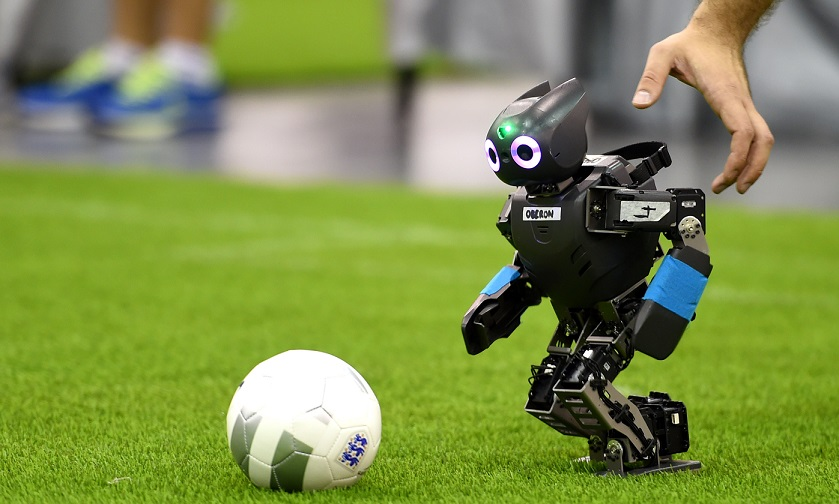
#> input picture robot_football.jpg, 839 x 504 px; its folder holds only this picture in this run
$ python -i gestures_detection_strategy.py   (imports and definitions only)
#> lines starting #> are read from the running program, lines starting #| are printed output that depends on the picture; after the words box and inside, x2 and y2 are one past the last pixel; in counts of white or black regions, pixels touching at a corner belong together
#> further down, picture is the input picture: shape (504, 839, 3); mean B, G, R 75.5, 141.6, 124.8
### app/strategies/face_haar_cascade.py
import cv2 as cv
from cv2 import Mat
import numpy as np

class FaceHaarCasade:
    def __init__(
        self,
        face_path="haarcascade_frontalface_default.xml",
        thinkess=10,
        color=(255, 255, 255),
    ) -> None:
        self.face_path = face_path
        self.face_cascade = cv.CascadeClassifier(cv.data.haarcascades + face_path)
        self.thinkess = thinkess
        self.color = color

    # [11 lines left out: function remove_faces, not called in this run]

### app/strategies/gesture_detector.py
import math

from app.strategies.helper import Colors, HelperCV
import cv2 as cv


class GesturesDetectors:

    def __init__(self) -> None:
        self.cX = 0
        self.cY = 0
        self.center = (0, 0)
        self.diff = (0, 0)
        self.orentation = ("static", "static")
        self.angles = []
        self.endpoint = (0,0)


    # [69 lines left out: functions calculate_fingers, detection_gestuers, not called in this run]

    def caluclate_orentaion(self):
        self.orentation = HelperCV.caluclate_orentaion(self.diff)
        return self.orentation

    # [51 lines left out: functions find_center_of_hand, count_fingers_angels, not called in this run]

### app/strategies/gestures_detection_strategy.py
import cv2 as cv
import numpy as np
import math
from numpy._typing import NDArray
from app.config import config
from .face_haar_cascade import FaceHaarCasade
from app.utils import Colors
from app import utils
from app.strategies.gesture_detector import GesturesDetectors

face_path = ("haarcascade_frontalface_default.xml",)


class GestureDetectionStrategy:
    def __init__(self):
        self.fingers = 0
        self.i = 0
        self.face_cascade = FaceHaarCasade()
        self.gestures_detectors = GesturesDetectors()
        self.disc = cv.getStructuringElement(cv.MORPH_ELLIPSE, (5, 5))
        self.fgbg = cv.createBackgroundSubtractorMOG2(detectShadows=True)

    def _face_removal(self, image, thikness=10):
        image = self.face_cascade.remove_faces(image, thikness)
        return image

    def _hand_hist_mask(self, image, hand_hist):
        hsvt = cv.cvtColor(image, cv.COLOR_BGR2HSV)
        dst = cv.calcBackProject([hsvt], [0, 1], hand_hist, [0, 180, 0, 256], 1)
        cv.filter2D(dst, -1, self.disc, dst)
        _, thresh = cv.threshold(dst, 50, 255, 0)
        # thresh = cv.merge((thresh, thresh, thresh))
        return thresh

    def blur_image_with_hsv(self, frame):
        hsv_image = cv.cvtColor(frame, cv.COLOR_BGR2HSV)
#> hsv_image: shape (504, 839, 3); mean H, S, V 44.8, 126.1, 145.5
        # lower = np.array([0, 48, 80], dtype="uint8")
        # upper = np.array([20, 255, 255], dtype="uint8")
        lower = np.array([0, 58, 50], dtype="uint8")
        upper = np.array([30, 255, 255], dtype="uint8")
        # [5 lines of commented-out code are left out]

        skinMask = cv.inRange(hsv_image, lower, upper)
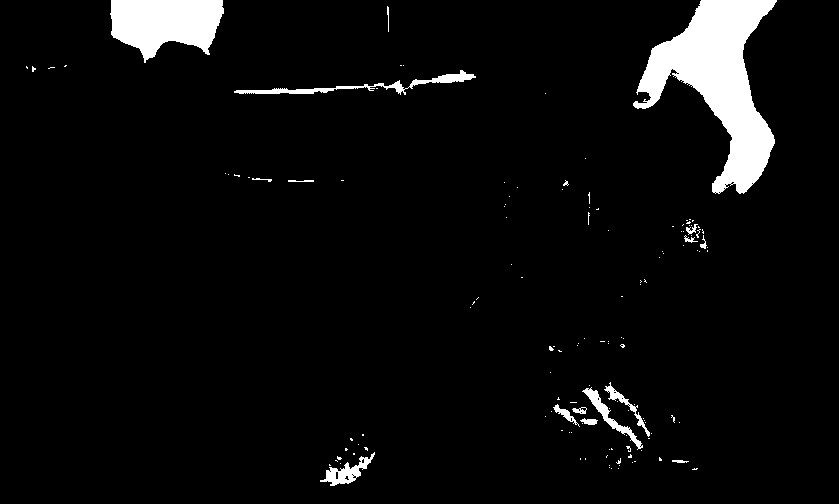
#> skinMask: shape (504, 839); 4.9% white; 136 white regions (120 under 20 px), largest, box (x1, y1, x2, y2) and area: (633, 0, 777, 194) 12134, (110, 0, 224, 63) 5016, (234, 70, 476, 95) 1096
        skinMask = cv.blur(skinMask, (2, 2))
        _, thresh = cv.threshold(skinMask, 100, 255, cv.THRESH_BINARY)
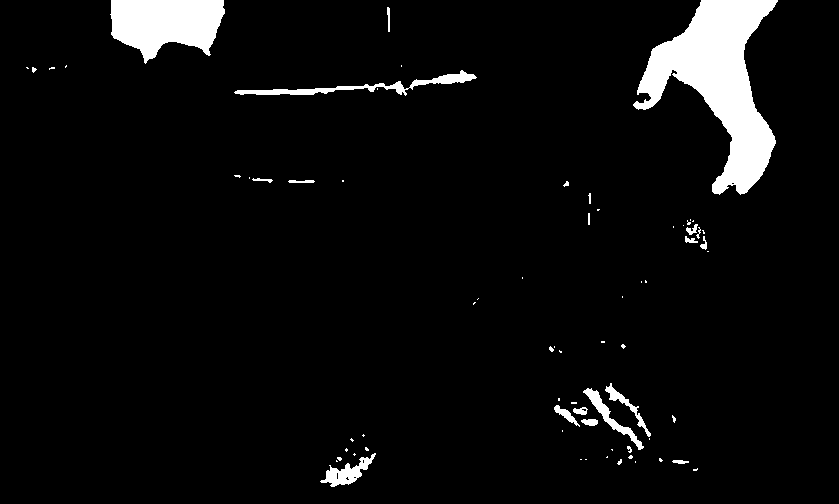
#> thresh: shape (504, 839); 5.1% white; 70 white regions (49 under 20 px), largest, box (x1, y1, x2, y2) and area: (633, 0, 778, 195) 12345, (110, 0, 225, 64) 5142, (234, 70, 477, 96) 1299

        return thresh
    def detect(self, frame: NDArray, hand_hist) -> config.Gestures:
        removed_face_frame = self._face_removal(frame)
        # mask = self._hand_hist_mask(frame, hand_hist)
        mask = self.blur_image_with_hsv(frame)
        thresh = cv.bitwise_and(removed_face_frame, mask)
        thresh = cv.morphologyEx(thresh, cv.MORPH_OPEN, np.ones((3,3)))
        max_contour, convexhull, frame = utils.draw_convex_hull(frame, thresh)
        frame, fingers = self.gestures_detectors.calculate_fingers(frame, convexhull, max_contour)
        return frame, fingers, self.gestures_detectors.center, self.gestures_detectors.endpoint

>>> import cv2
>>> picture = cv2.imread('../../robot_football.jpg')
>>> result = GestureDetectionStrategy().blur_image_with_hsv(picture)
